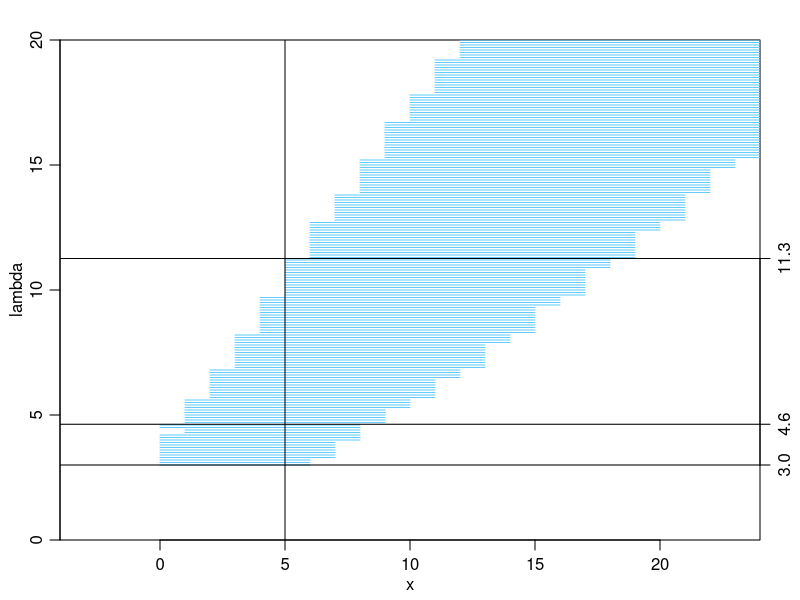

Reproduce this figure in R.
quartz(type="png", file="fc2.png", width=7, height=7, bg="white", family="HiraKakuProN-W3")
par(mgp=c(1.7,0.7,0)) # title and axis margins. default: c(3,1,0)
par(mar=c(3,3,2,2)) # bottom, left, top, right margins. default: c(5,4,4,2)+0.1
plot(NULL, xlim=c(0,20), ylim=c(0,20), xlab="x", ylab="lambda", xaxs="i", yaxs="i", asp=1)
for (lambda in seq(3,20,0.1)) {
    r = dpois(0:100, lambda) / dpois(0:100, c(3,3,3,3:100))
    o = order(r, decreasing=TRUE)
    t = sort(dpois(0:100, lambda), decreasing=TRUE)
    s = cumsum(dpois(0:100, lambda)[o])
    m = r[o[sum(s < 0.95) + 1]]
    x = range((0:100)[r >= m])
    segments(x[1], lambda, x[2], lambda, col="#66ccff")
}
abline(v=5)
abline(h=3)
abline(h=11.26)
abline(h=4.63)
axis(4, c(3,4.63,11.26), labels=c("3.0","4.6","11.3"))
dev.off()
